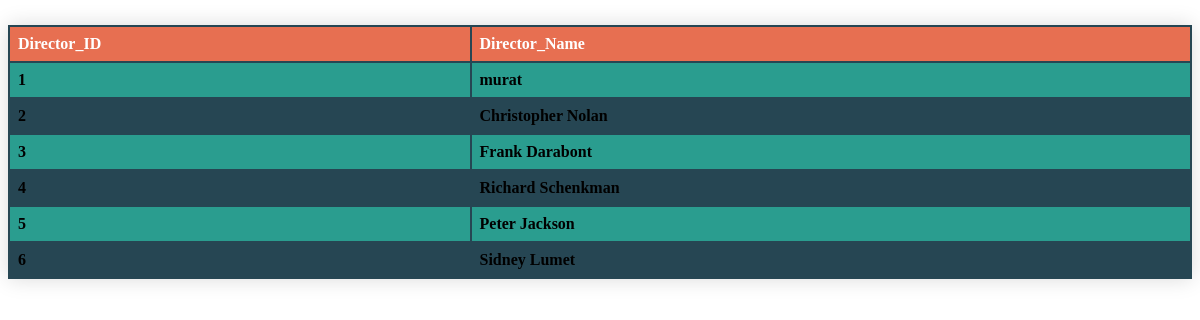
Page /flixwatcher_codes/director.php on the committed database.
### tables this page shows
CREATE TABLE `Directors` (
  `Director_ID` int(11) NOT NULL,
  `Director_Name` text
);

### flixwatcher_codes/director.php (the view, shortened to what this page needs)
<html>
    <head>
    </head>
    <body>
        <div allign="center">
    <table>
      <thead>
<tr><th>Director_ID</th><th>Director_Name</th></tr>
</thead>
<tbody>
<?php
include "config.php";
$sql_statement = "SELECT * FROM directors";
$result = mysqli_query($db,$sql_statement);
while ($row = mysqli_fetch_assoc($result))
{
    $director_id = $row['Director_ID'];
    $director_name = $row['Director_Name'];
    echo "<tr>" . "<th>" . $director_id . "</th>". "<th>" . $director_name . "</th>"."</tr>";
}
?>
</tbody>
</table>
</div>
    </body>
</html>

### flixwatcher_codes/director.php (style rules this page uses)
table { border-collapse: collapse; margin: 25px 0; width: 100%; box-shadow: 0 0 20px rgba(0, 0, 0, 0.15); }
thead tr { background-color: #e76f51; color: #ffffff; text-align: left; border-bottom: 2px solid #264653; }
td, th { border: 2px solid #264653; text-align: left; padding: 8px; }
tbody tr:nth-child(even) { background-color: #264653; }
tbody tr:nth-child(odd) { background-color: #2a9d8f; }

### rows in the picture
directors: Director_ID "1", Director_Name "murat"
directors: Director_ID "2", Director_Name "Christopher Nolan"
directors: Director_ID "3", Director_Name "Frank Darabont"
directors: Director_ID "4", Director_Name "Richard Schenkman"
directors: Director_ID "5", Director_Name "Peter Jackson"
directors: Director_ID "6", Director_Name "Sidney Lumet"
